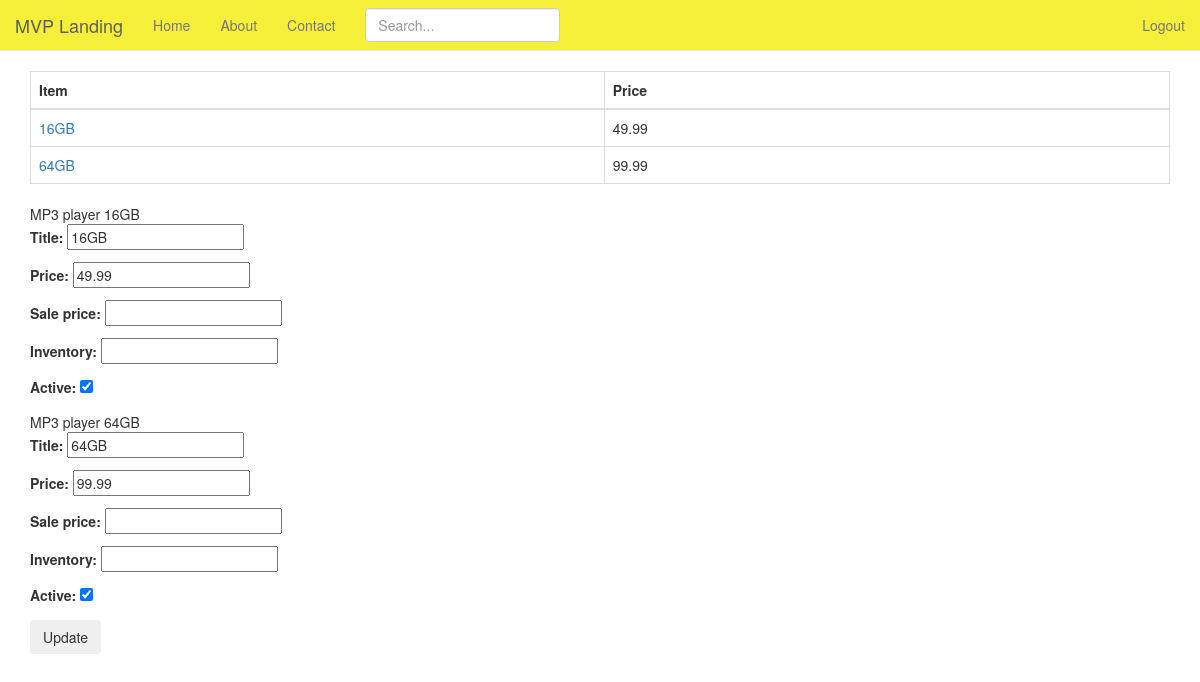
The app's page /product/1/inventory/ (signed in), older data.
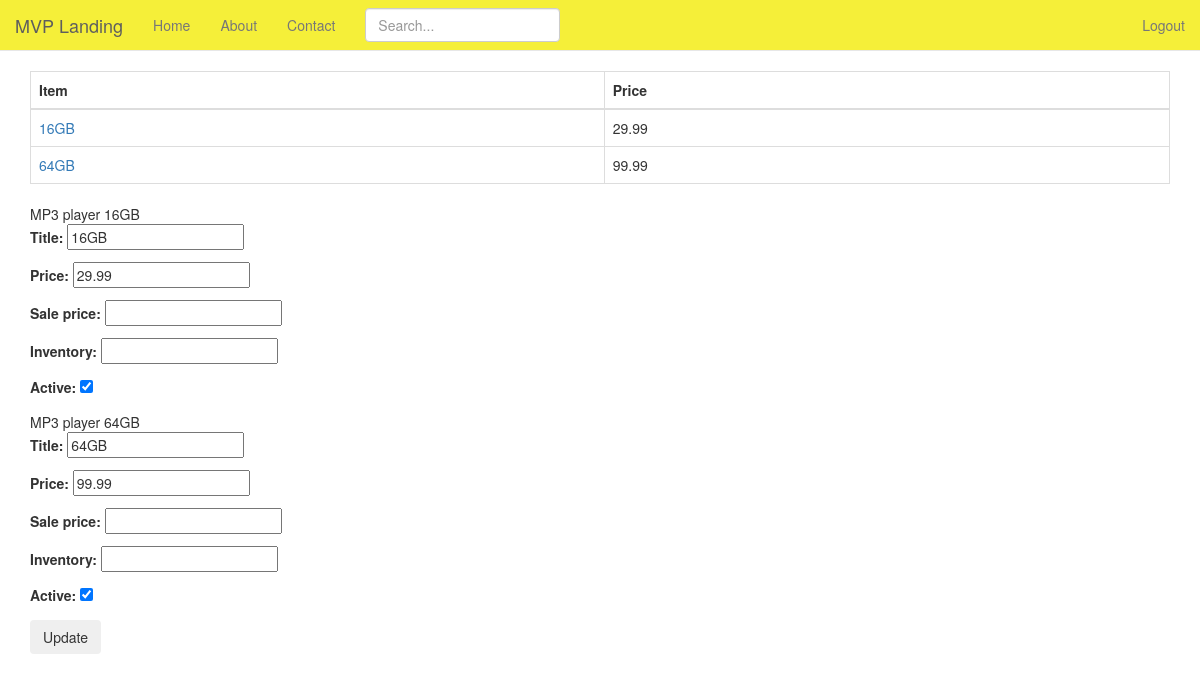
The same page, newer data.
### products/models.py (models this page shows, shortened)
class Variation(models.Model):
    product = models.ForeignKey(Product)
    title = models.CharField(max_length=120)
    price = models.DecimalField(decimal_places=2, max_digits=20)
    sale_price = models.DecimalField(decimal_places=2, max_digits=20, null=True, blank=True)
    active = models.BooleanField(default=True)
    inventory = models.IntegerField(null=True, blank=True)  # refer none == unlimited amount
    def get_absolute_url(self):
        return self.product.get_absolute_url()

class Product(models.Model):
    title = models.CharField(max_length=120)
    description = models.TextField(blank=True, null=True)
    price = models.DecimalField(decimal_places=2, max_digits=20)
    active = models.BooleanField(default=True)
    objects = ProductManager()
    def get_absolute_url(self):
        return reverse('Product_Detail', kwargs={'pk': self.pk})

### products/views.py (the view, shortened to what this page needs)
# urls.py: url(r'^(?P<pk>\d+)/inventory/$', views.VariationListView.as_view(), name='product_inventory'),
class VariationListView(StaffRequiredMixin,ListView):
    model = Variation
    queryset = Variation.objects.all
    def get_context_data(self, *args, **kwargs):
        context = super(VariationListView, self).get_context_data(*args, **kwargs)
        context["formset"] = VariationInventoryFormSet(queryset=self.get_queryset())
        return context
    def get_queryset(self, *args, **kwargs):
        product_pk = self.kwargs.get("pk")
        if product_pk:
            product = get_object_or_404(Product, pk=product_pk)
            queryset = Variation.objects.filter(product=product)
        return queryset

### products/mixins.py (called while the page is built)
    @method_decorator(login_required)
    def dispatch(self, request, *args, **kwargs):
        if request.user.is_staff:
            return super(StaffRequiredMixin, self).dispatch(request, *args, **kwargs)
        else:
            raise Http404

### products/models.py (called while the page is built)
    def active(self):
        return self.filter(active=True)

    def get_queryset(self):
        return ProductQuerySet(self.model, using=self._db)

    def all(self, *args, **kwargs):
        return self.get_queryset().active()

### products/templates/products/variation_list.html (shortened to what this page needs)
{% extends 'base.html' %}
{% load staticfiles %}
{% block content %}
    <table class="table table-bordered">
        <thead>
            <tr>
                <th>Item</th>
                <th>Price</th>
            </tr>
        </thead>
        <tbody>
            {% for item in object_list %}
                <tr>
                    <td><a href="{{ item.get_absolute_url }}">{{ item.title }}</a></td>
                    <td>{{ item.price }}</td>
                </tr>
            {% endfor %}
        </tbody>
    </table>
    <form method="POST" action=""> {% csrf_token %}
        {% for form in formset %}
            {{ form.instance.product.title }}
            {{ form.instance.title }}
            {{ form.as_p }}
        {% endfor %}
        <input type="submit" value='Update' class='btn' />
    </form>
{% endblock %}

Row changes from the older to the newer data that the page shows:
changed Variation "16GB": price "49.99" → "29.99"
Text that changed along with them:
form field as_p: "49.99" → "29.99"
